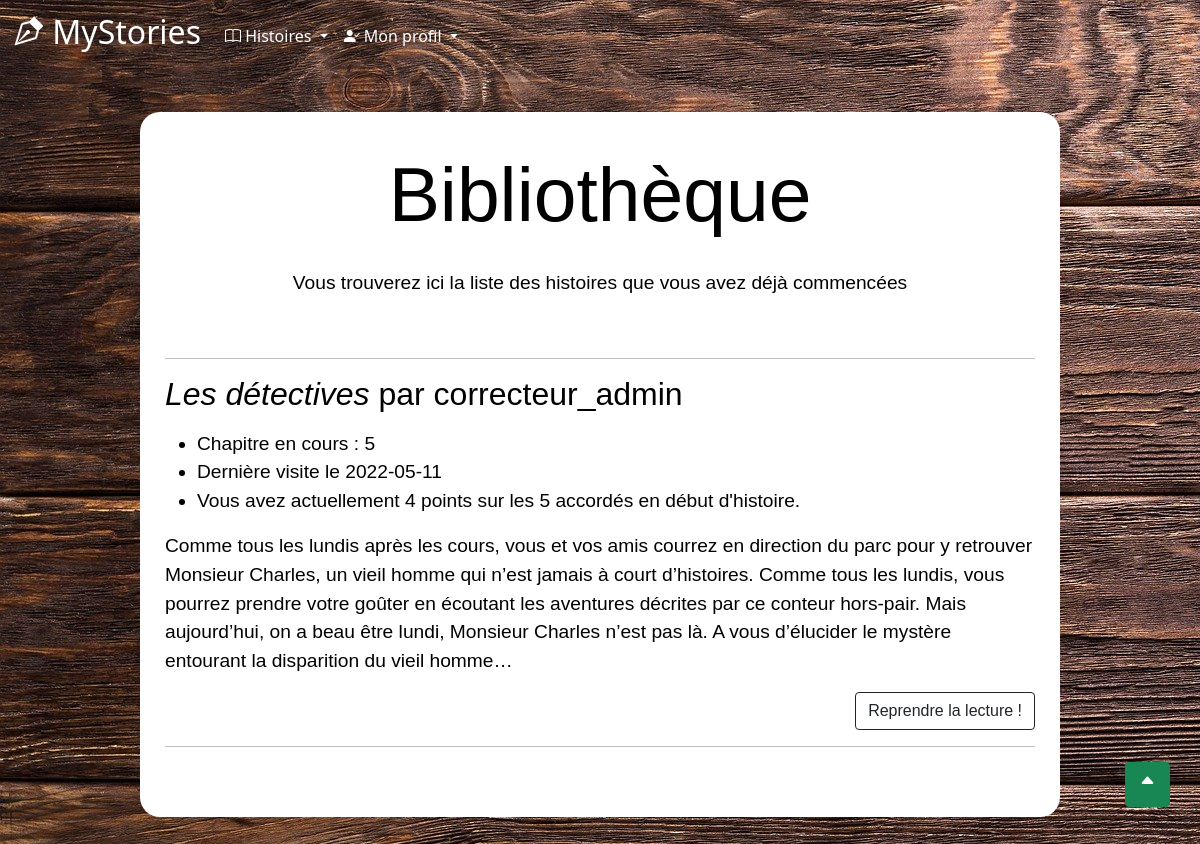
/biblio.php (signed in), run on an earlier commit of the app's database.
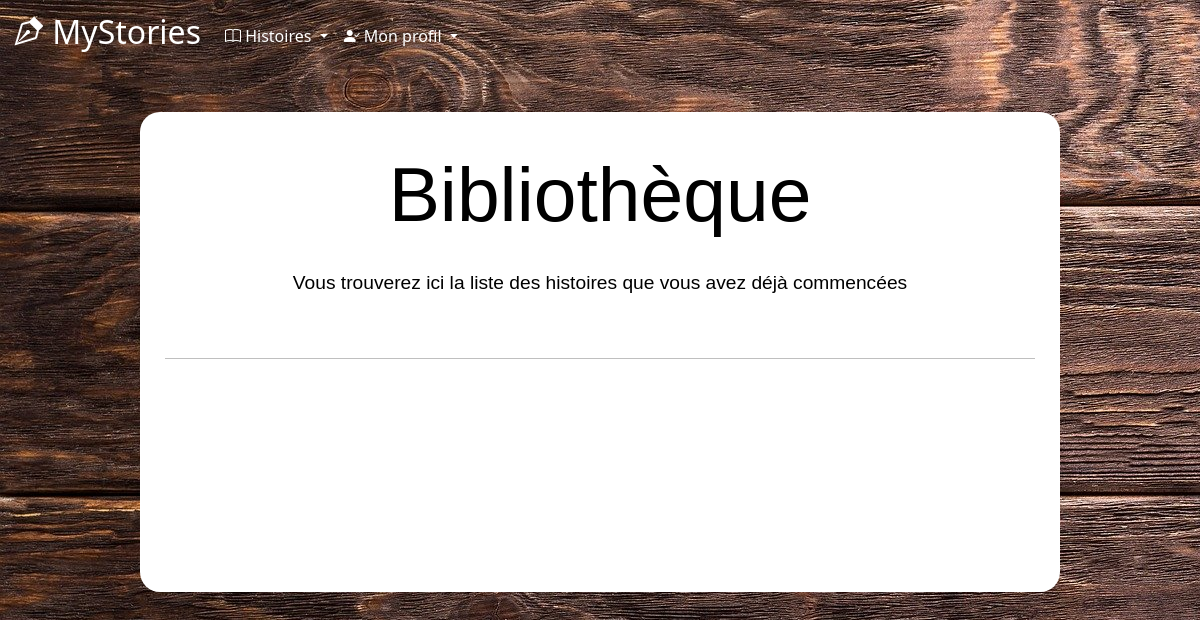
And on a later commit of the database.
### tables this page shows
CREATE TABLE `stories` (
  `id_story` int(11) NOT NULL,
  `title` varchar(50) DEFAULT NULL,
  `author` varchar(30) DEFAULT NULL,
  `nbChapters` int(11) DEFAULT NULL,
  `finished` tinyint(1) DEFAULT NULL,
  `date` date DEFAULT NULL,
  `hide` tinyint(1) NOT NULL,
  `summary` mediumtext NOT NULL,
  `nbrPoints` int(11) DEFAULT NULL
);

CREATE TABLE `advancement` (
  `id_advancement` int(11) NOT NULL,
  `id_usr` int(11) NOT NULL,
  `id_story` int(11) NOT NULL,
  `numChapter` int(11) NOT NULL,
  `jour` date NOT NULL
);

CREATE TABLE `player_points` (
  `id_pts_player` int(11) NOT NULL,
  `id_user` int(11) NOT NULL,
  `id_story` int(11) NOT NULL,
  `points` int(11) DEFAULT NULL,
  `death` int(11) DEFAULT NULL
);

### biblio.php (the view)
<?php include("includes/header.php") ?>
<?php include("includes/connect.php") ?>
<main>
  <div id="backgroundConnexion">
    <p class="titre"> Bibliothèque </p>
    <p id="centre">Vous trouverez ici la liste des histoires que vous avez déjà commencées</p>
    <br/>
    <hr />
    <div>
      <?php
        $requete1 = "SELECT * FROM user WHERE login_usr = :usr_login";
        $requete1 = $bdd->prepare($requete1);
        $requete1->execute(array(
            'usr_login' => $_SESSION['login']
        ));
        $ligne = $requete1->fetch();
        $id_user = $ligne['id_usr'];
        $requete2 = "SELECT * FROM advancement WHERE id_usr=:id";
        $requete2 = $bdd->prepare($requete2);
        $requete2->execute(array('id'=>$id_user));
        while ($advancmt = $requete2->fetch()){
            $histEnCours=$advancmt['id_story'];
            $requete3 = "SELECT * FROM stories WHERE id_story=$histEnCours";
            $requete3 = $bdd->query($requete3);
            while ($histoire = $requete3->fetch()) {
              $num = $advancmt["numChapter"];
              $date = $advancmt['jour'];
              $ptsStories=$histoire['nbrPoints'];
              $requete4 = "SELECT * FROM player_points WHERE id_story=:id_story AND id_user=:id_usr";
              $requete4 = $bdd->prepare($requete4);
              $requete4->execute(array(
                'id_story'=>$histEnCours,
                 'id_usr'=>$id_user
                ));
              if($requete4->rowCount()==1){
                $player=$requete4->fetch();
                $ptsJoueur=$player['points'];
              }
              else{
                $ptsJoueur=0;
              }
              $points=$ptsStories-$ptsJoueur;
            ?>
              <div>
                <h2><em><?= $histoire['title'] ?></em> par <?= $histoire['author'] ?></h2>
                <p>
                  <ul>
                    <li> Chapitre en cours : <?= $num?> </li>
                    <li> Dernière visite le <?= $date?></li>
                    <li> Vous avez actuellement <?= $points?> points sur les <?= $ptsStories?> accordés en début d'histoire.</li>
                  </ul>
                </p>
                <p><?= $histoire['summary'] ?></p>
              </div>
              <div id="btn-lecture">
                <?php
                $link = "chapter.php?story_id=$histEnCours&chapter_num=$num&choice_num=0&prev_chap=0";
                ?>
                <a id="size-btn" class="btn btn-outline-dark" href="<?= $link ?>" role="button">Reprendre la lecture !</a>
              </div>
              <hr />
            <?php
            }
            ?>
          </div>
          <br />
          <a class="btn btn-success" id="btnHautPage" href="#top" role="button" title="Haut de page"> <i class="bi bi-caret-up-fill"></i> </a>
        </div>
        <?php
        }
?>
</main>
</body>
</html>

### includes/head.php (shortened to what this page needs)
<!doctype html>
<html lang="fr">
<head>
  <link href="https://cdn.jsdelivr.net/npm/bootstrap@5.0.2/dist/css/bootstrap.min.css" rel="stylesheet">
  <link rel="stylesheet" href="https://cdn.jsdelivr.net/npm/bootstrap-icons@1.5.0/font/bootstrap-icons.css">
  <link rel="stylesheet" href="style.css" />
</head>

### includes/header.php (shortened to what this page needs)
<?php include("includes/head.php"); ?>
<body class="accueil">
  <nav class="navbar navbar-expand-lg navbar-dark bg-transparent">
    <div class="container-fluid">
      <a class="navbar-brand" href="index.php">
        <h2 id="responsive-size-title"><i class="bi bi-vector-pen"></i> MyStories</h2>
      </a>
      <div class="collapse navbar-collapse" id="navbarSupportedContent">
        <ul class="navbar-nav me-auto mb-2 mb-lg-0">
          <li class="nav-item dropdown">
            <a class="nav-link dropdown-toggle" href="#" id="navbarDropdown" role="button" data-bs-toggle="dropdown" aria-expanded="false">
              <i class="bi bi-book"></i> Histoires
            </a>
          </li>
          <li class="nav-item dropdown">
            <?php
            if (isset($_SESSION['login'])) {
            ?>
              <a class="nav-link dropdown-toggle" href="#" id="navbarDropdown" role="button" data-bs-toggle="dropdown" aria-expanded="false"> <i class="bi bi-person-check-fill"></i> Mon profil </a>
            <?php
            } else {
            ?>
              <a id="responsive-size" class="nav-link active" aria-current="page" href="login.php"><i class="bi bi-person-fill"></i> Se connecter</a>
            <?php
            }
            ?>
          </li>
        </ul>
      </div>
    </div>
  </nav>

### style.css (style rules this page uses)
.accueil { background-image: url("images/fondBois.jpg"); }
body { background-color: black; color: white; }
.titre { font-size: 4em; font-family: 'Trebuchet MS', 'Lucida Sans Unicode', 'Lucida Grande', 'Lucida Sans', Arial, sans-serif; text-align: center; }
main { margin: 20px 10%; color: black; padding: 20px; position: relative; background-size: cover; background-attachment: fixed; width: 80vw; font-size: 1.2em; font-family: 'Trebuchet MS', 'Lucida Sans Unicode', 'Lucida Grande', 'Lucida Sans', Arial, sans-serif; }
#navbarDropdown { color: white; }
#backgroundConnexion { position: relative; top: 0; left: 0; min-height: 60vh; background: white; border-radius: 20px; padding: 25px; z-index: 1; }
#centre { display: flex; justify-content: center; }
#btn-lecture { display: flex; justify-content: flex-end; }
#btnHautPage { position: fixed; bottom: 50px; right: 30px; width:45px; height:45px; }

What changed in the data, as far as the page shows it:
removed advancement: numChapter "5", jour "2022-05-11"
no longer on this page (row edited): stories: title "Les détectives", author "correcteur_admin", nbrPoints.points "4", nbrPoints "5", summary "Comme tous les lundis après les cours, vous et vos amis courrez en direction du parc pour y retrouver Monsieur Charles, un vieil homme qui n’est jamais à court d’histoires. Comme tous les lundis, vous pourrez prendre votre goûter en écoutant les aventures décrites par ce conteur hors-pair. Mais aujourd’hui, on a beau être lundi, Monsieur Charles n’est pas là. A vous d’élucider le mystère entourant la disparition du vieil homme…"
